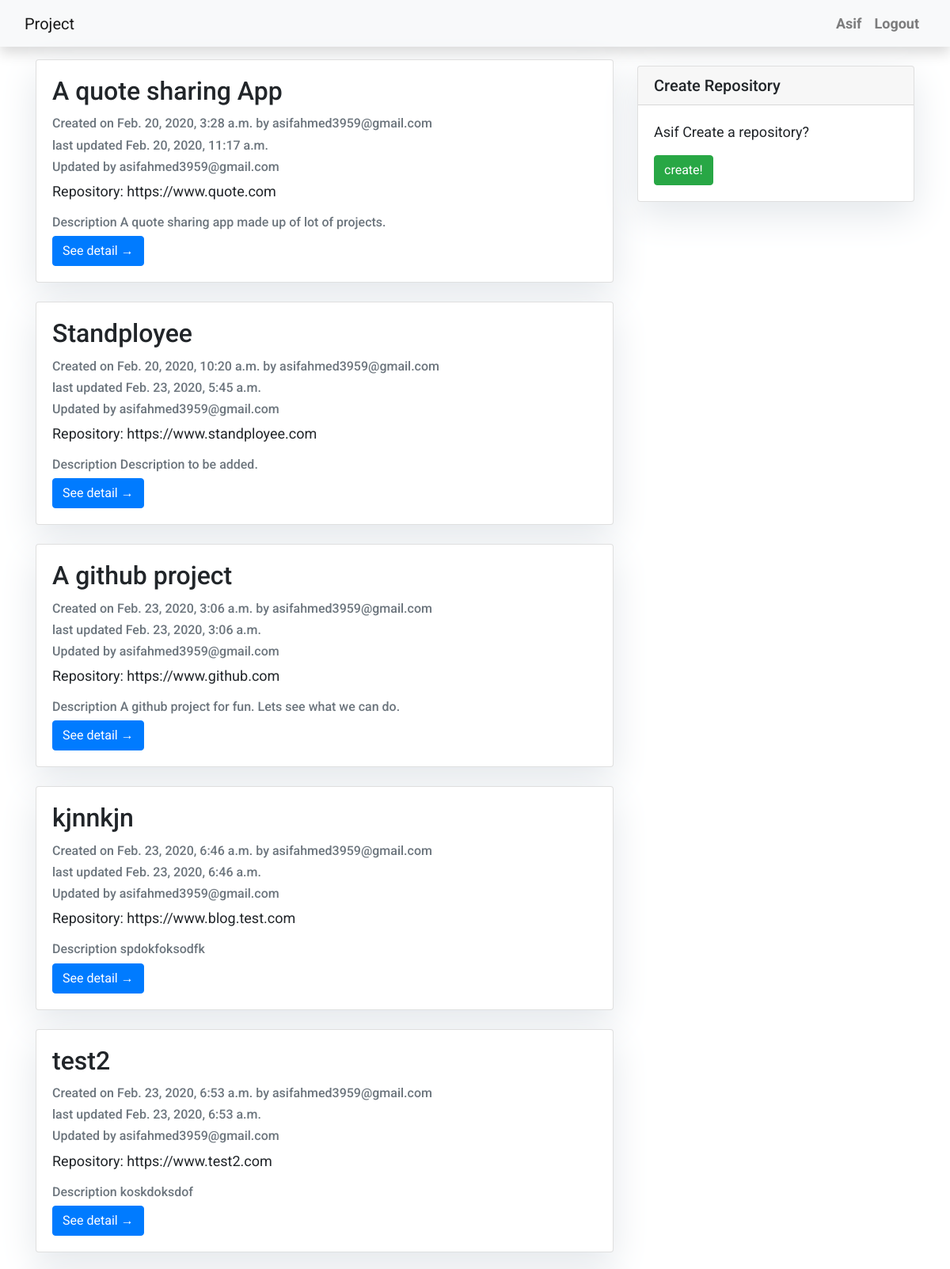
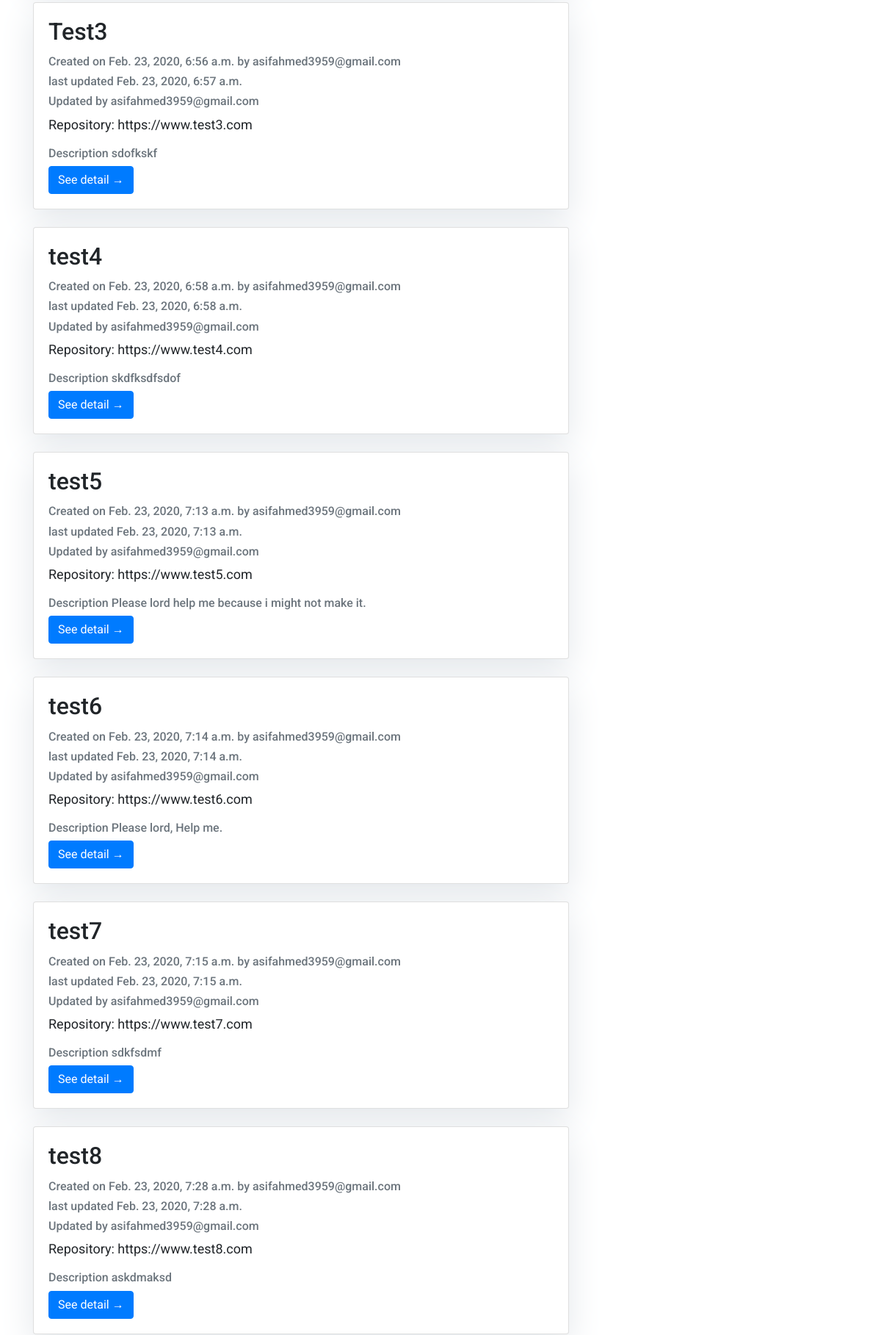
The page /projects/ (signed in, upper part) on the database its author committed (2 pictures, top to bottom).
### accounts/models.py (models this page shows)
class User(AbstractUser):
    pass

### base/models.py (models this page shows, shortened)
class Project(models.Model):
    project_id = models.UUIDField(primary_key=True, default=uuid.uuid4, editable=False)
    updated_by_user = models.ForeignKey(User, on_delete=models.CASCADE, related_name='updated_by',blank=True, editable=True)
    updated_time = models.DateTimeField(auto_now=True)
    created_by_user = models.ForeignKey(User, on_delete=models.CASCADE, related_name='created_by', editable=False)
    created_on = models.DateTimeField(auto_now_add=True)
    name = models.CharField(max_length=256)
    repository = models.URLField()
    members = models.ManyToManyField(User, related_name='project_members', default=True)
    description = models.TextField(null=True,blank=True)

### base/views.py (the view)
# urls.py: path("projects/", views.ProjectList.as_view(), name ='Project'),
@method_decorator(login_required, name='dispatch')
class ProjectList(ListView):
    template_name = 'projects/project_index.html'
    paginate_by = 100
    def get_queryset(self):
        return Project.objects.filter(Q(created_by_user= self.request.user) | Q(members= self.request.user)).order_by('created_on').distinct()

### templates/projects/project_index.html (shortened to what this page needs)
{% extends "base.html" %}
{% load static %}
{% block content %}
<div class="container">
    <div class="row">
        <div class="col-md-8 mt-3 left">
            {% for post in project_list %}
            <div class="card mb-4">
                <div class="card-body">
                    <h2 class="card-title">{{ post.name }}</h2>
                    <p class="card-text text-muted h6">Created on {{ post.created_on}} by {{ post.created_by_user}}</p>
                    <p class="card-text text-muted h6">last updated {{ post.updated_time }} </p>
                    <p class="card-text text-muted h6"> Updated by {{ post.updated_by_user}} </p>
                    <p class="card-text">Repository: {{ post.repository }}</p>
                    <p class="card-text text-muted h6"> Description {{ post.description}} </p>
                    <a href="{% url 'base:project_detail' post.project_id  %}" class="btn btn-primary">See detail &rarr;</a>
                </div>
            </div>
            {% endfor %}
        </div>
        {% block sidebar %} {% include 'sidebar.html' %} {% endblock sidebar %}
    </div>
</div>
{%endblock%}

### templates/base.html (shortened to what this page needs)
{% load static %}
<!DOCTYPE html>
<html>
    <head>
        <link rel="stylesheet" href="{% static 'css/base.css' %}">
        <link rel="stylesheet" href="https://maxcdn.bootstrapcdn.com/bootstrap/4.0.0/css/bootstrap.min.css"
 />
    </head>
    <body>
         <link rel="stylesheet" href="https://stackpath.bootstrapcdn.com/bootstrap/4.2.1/css/bootstrap.min.css">
    <link href="https://stackpath.bootstrapcdn.com/font-awesome/4.7.0/css/font-awesome.min.css" rel="stylesheet">
    <link rel="stylesheet" href="https://cdnjs.cloudflare.com/ajax/libs/tempusdominus-bootstrap-4/5.1.2/css/tempusdominus-bootstrap-4.min.css" />
        <nav class="navbar navbar-expand-lg navbar-light bg-light shadow" id="mainNav">
            <div class="container-fluid">
                <a class="navbar-brand" href="{% url 'base:Project'%}">Project</a>
                <div class="collapse navbar-collapse" id="navbarResponsive">
                    <ul class="navbar-nav ml-auto">
                        {% if user.is_authenticated %}
                        <li class="nav-item text-black">
                            <a class="nav-link text-black font-weight-bold" href="{% url 'accounts:profile' username=user.username %}">{{ user.first_name }}</a>
                        </li>
                        <li class="nav-item text-black">
                            <a class="nav-link text-black font-weight-bold" href="{% url 'accounts:logout' %}">Logout</a>
                        </li>
                        {% endif %}
                    </ul>
                </div>
            </div>
        </nav>
        {% block content %}{% endblock content %}
    </body>
</html>

### templates/sidebar.html (shortened to what this page needs)
{% block sidebar %}
<div class="col-md-4 float-right ">
    <div class="card my-4">
        {% if user.is_authenticated %}
        <h5 class="card-header">Create Repository</h5>
        <div class="card-body">
            <p class="card-text"> {{ user.first_name }} Create a repository?</p>
            <a href="{% url 'base:create_project' %}"
               class="btn btn-success">create!</a>
        </div>
        {% endif %}
    </div>
</div>
{% endblock sidebar %}

### templates/base.html (style rules this page uses)
body { font-family: "Roboto", sans-serif; font-size: 17px; }
.shadow { box-shadow: 0 4px 2px -2px rgba(0, 0, 0, 0.1); }

### templates/projects/project_index.html (style rules this page uses)
body { font-family: "Roboto", sans-serif; font-size: 18px; }
.card { box-shadow: 0 16px 48px #E3E7EB; }

### templates/sidebar.html (style rules this page uses)
.card { box-shadow: 0 16px 48px #E3E7EB; }

### rows shown on the page
User: first_name "Asif"
Project: name "A quote sharing App", created_on "Feb. 20, 2020, 3:28 a.m.", created_by_user "asifahmed3959@gmail.com", updated_time "Feb. 20, 2020, 11:17 a.m.", updated_by_user "asifahmed3959@gmail.com", repository "https://www.quote.com", description "A quote sharing app made up of lot of projects."
Project: name "Standployee", created_on "Feb. 20, 2020, 10:20 a.m.", created_by_user "asifahmed3959@gmail.com", updated_time "Feb. 23, 2020, 5:45 a.m.", updated_by_user "asifahmed3959@gmail.com", repository "https://www.standployee.com", description "Description to be added."
Project: name "A github project", created_on "Feb. 23, 2020, 3:06 a.m.", created_by_user "asifahmed3959@gmail.com", updated_time "Feb. 23, 2020, 3:06 a.m.", updated_by_user "asifahmed3959@gmail.com", repository "https://www.github.com", description "A github project for fun. Lets see what we can do."
Project: name "kjnnkjn", created_on "Feb. 23, 2020, 6:46 a.m.", created_by_user "asifahmed3959@gmail.com", updated_time "Feb. 23, 2020, 6:46 a.m.", updated_by_user "asifahmed3959@gmail.com", repository "https://www.blog.test.com", description "spdokfoksodfk"
Project: name "test2", created_on "Feb. 23, 2020, 6:53 a.m.", created_by_user "asifahmed3959@gmail.com", updated_time "Feb. 23, 2020, 6:53 a.m.", updated_by_user "asifahmed3959@gmail.com", repository "https://www.test2.com", description "koskdoksdof"
Project: name "Test3", created_on "Feb. 23, 2020, 6:56 a.m.", created_by_user "asifahmed3959@gmail.com", updated_time "Feb. 23, 2020, 6:57 a.m.", updated_by_user "asifahmed3959@gmail.com", repository "https://www.test3.com", description "sdofkskf"
Project: name "test4", created_on "Feb. 23, 2020, 6:58 a.m.", created_by_user "asifahmed3959@gmail.com", updated_time "Feb. 23, 2020, 6:58 a.m.", updated_by_user "asifahmed3959@gmail.com", repository "https://www.test4.com", description "skdfksdfsdof"
Project: name "test5", created_on "Feb. 23, 2020, 7:13 a.m.", created_by_user "asifahmed3959@gmail.com", updated_time "Feb. 23, 2020, 7:13 a.m.", updated_by_user "asifahmed3959@gmail.com", repository "https://www.test5.com", description "Please lord help me because i might not make it."
Project: name "test6", created_on "Feb. 23, 2020, 7:14 a.m.", created_by_user "asifahmed3959@gmail.com", updated_time "Feb. 23, 2020, 7:14 a.m.", updated_by_user "asifahmed3959@gmail.com", repository "https://www.test6.com", description "Please lord, Help me."
Project: name "test7", created_on "Feb. 23, 2020, 7:15 a.m.", created_by_user "asifahmed3959@gmail.com", updated_time "Feb. 23, 2020, 7:15 a.m.", updated_by_user "asifahmed3959@gmail.com", repository "https://www.test7.com", description "sdkfsdmf"
Project: name "test8", created_on "Feb. 23, 2020, 7:28 a.m.", created_by_user "asifahmed3959@gmail.com", updated_time "Feb. 23, 2020, 7:28 a.m.", updated_by_user "asifahmed3959@gmail.com", repository "https://www.test8.com", description "askdmaksd"
